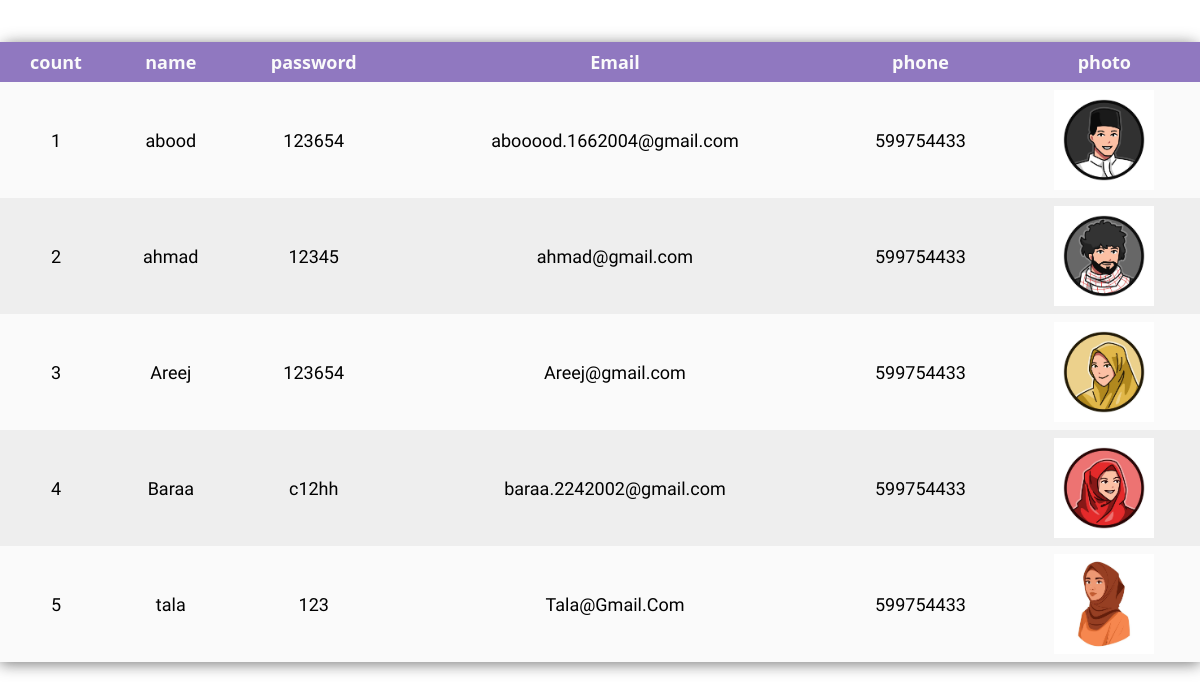
Screenshot of /useerview.php with the database file from the repository.
### tables this page shows
CREATE TABLE `member` (
  `name` varchar(255) NOT NULL,
  `password` varchar(255) NOT NULL,
  `Email` varchar(255) NOT NULL,
  `Phone` bigint(12) NOT NULL,
  `Photo` varchar(1042) NOT NULL,
  `idmem` int(10) NOT NULL,
  `user_type` varchar(255) NOT NULL DEFAULT 'user',
  `city` varchar(10) NOT NULL
);

### useerview.php (the view, shortened to what this page needs)
    <table class="table ">
        <link rel="stylesheet" href="css/userstyle.css">
        <thead>
        <tr>
          <th class="text-center"> count</th>
            <th class="text-center"> name</th>
            <th class="text-center"> password </th>
            <th class="text-center"> Email </th>
            <th class="text-center"> phone</th>
            <th class="text-center"> photo</th>
        </thead>
        <?php
        $servername="localhost";
          $username="root";
$password="";
$db_name="palestine";
$conn=new mysqli($servername,$username,$password,$db_name);
        $sql="SELECT * FROM member";
        $result=$conn-> query($sql);
        $count=1;
        if ($result-> num_rows > 0){
            while ($row=$result-> fetch_assoc()) {
                ?>
                <tr>
                    <td><?=$count?></td>
                    <td><?=$row["name"]?> </td>
                    <td><?=$row["password"]?></td>
                    <td><?=$row["Email"]?></td>
                    <td><?=$row["Phone"]?></td>
                    <td><img height='100px' src='uploaded_img_member/<?=$row["Photo"]?>'></td>
                </tr>
                <?php
                $count=$count+1;
            }
        }
        ?>
    </table>

### css/userstyle.css (style rules this page uses)
* { margin: 0; padding: 0; font-family: 'Work Sans', sans-serif; font-size: 18px; }
table { width: 100%; border-collapse: collapse; border-spacing: 0; box-shadow: 0 2px 15px rgba(64, 64, 64, .7); border-radius: 12px 12px 0 0; margin-bottom: 50px; }
td, th { padding: 10px 16px; padding: 8px 8px; text-align: center; }
th { background-color: #9078c0; color: #fafafa; font-family: 'Open Sans', Sans-serif; font-weight: bold; }
tr { width: 100%; background-color: #fafafa; font-family: 'Montserrat', sans-serif; }
tr:nth-child(even) { background-color: #eeeeee; }

### rows the page displays
member: name "abood", password "123654", Email "abooood.1662004@gmail.com", Phone "599754433", Photo (picture)
member: name "ahmad", password "12345", Email "ahmad@gmail.com", Phone "599754433", Photo (picture)
member: name "Areej", password "123654", Email "Areej@gmail.com", Phone "599754433", Photo (picture)
member: name "Baraa", password "c12hh", Email "baraa.2242002@gmail.com", Phone "599754433", Photo (picture)
member: name "tala", password "123", Email "Tala@Gmail.Com", Phone "599754433", Photo (picture)
